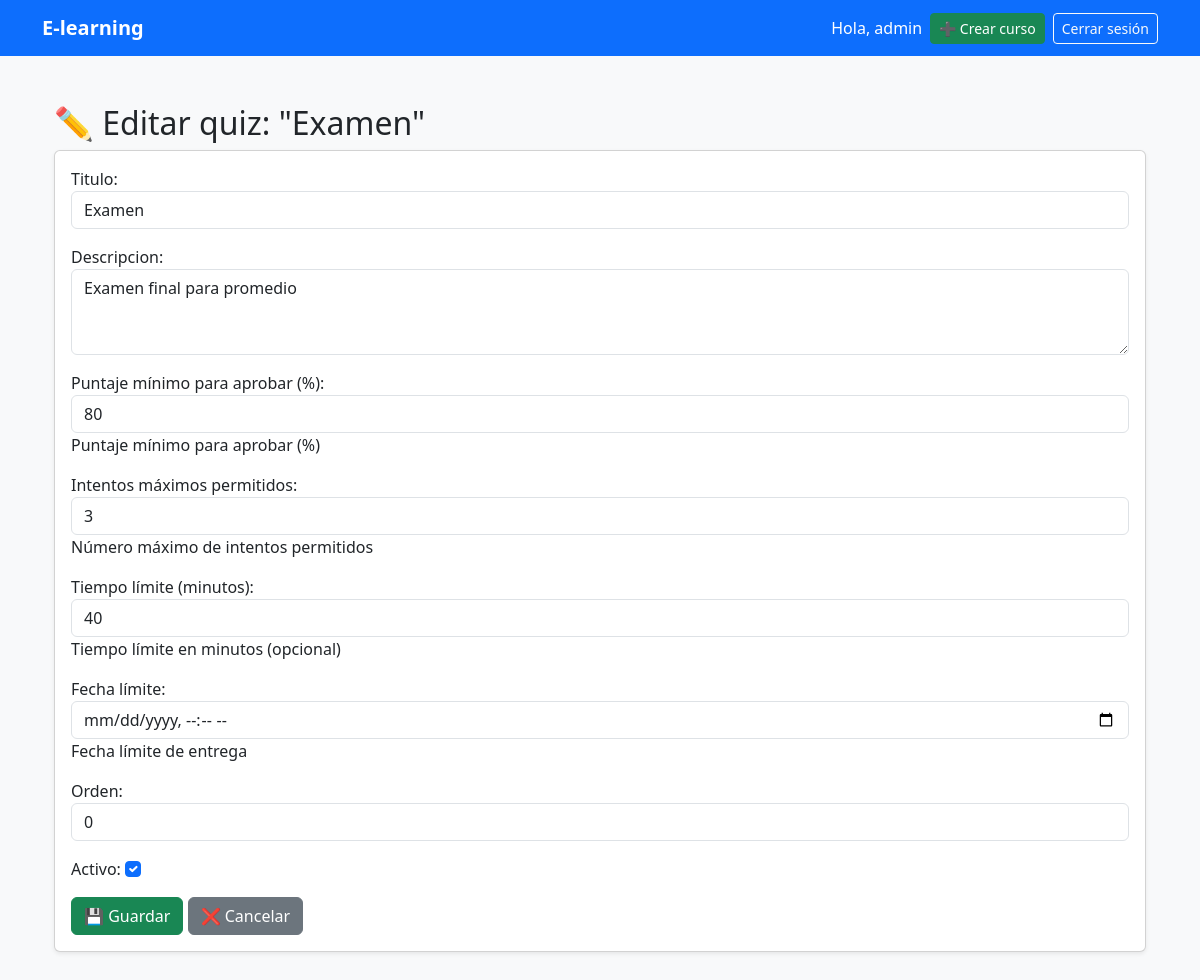
/quiz/3/editar/ (signed in), run on the app's committed database.
### accounts/models.py (models this page shows, shortened)
class User(AbstractUser):
    ROLES = (
        ('student', 'Estudiante'),
        ('teacher', 'Instructor'),
        ('admin', 'Administrador'),
    )
    role = models.CharField(max_length=20, choices=ROLES, default='student')

### courses/models.py (models this page shows, shortened)
class Quiz(models.Model):
    curso = models.ForeignKey(Curso, on_delete=models.CASCADE, related_name='quizzes')
    titulo = models.CharField(max_length=200)
    descripcion = models.TextField(blank=True)
    puntaje_minimo = models.PositiveIntegerField(default=70, help_text="Puntaje mínimo para aprobar (%)")
    intentos_maximos = models.PositiveIntegerField(default=3, help_text="Número máximo de intentos permitidos")
    tiempo_limite = models.PositiveIntegerField(null=True, blank=True, help_text="Tiempo límite en minutos (opcional)")
    deadline = models.DateTimeField(null=True, blank=True, help_text="Fecha límite de entrega")
    orden = models.PositiveIntegerField(default=0)
    fecha_creacion = models.DateTimeField(auto_now_add=True)
    activo = models.BooleanField(default=True)
    class Meta:
        verbose_name = 'Quiz'
        verbose_name_plural = 'Quizzes'
        ordering = ['orden', 'fecha_creacion']

### courses/views_quiz.py (the view)
# urls.py: path('quiz/<int:quiz_id>/editar/', editar_quiz, name='editar_quiz'),
@login_required
def editar_quiz(request, quiz_id):
    quiz = get_object_or_404(Quiz, id=quiz_id)
    curso = quiz.curso
    if request.user.role not in ['teacher', 'admin']:
        messages.error(request, 'No tienes permiso para editar quizzes')
        return redirect('detalle_curso', course_id=curso.id)
    if request.method == "POST":
        form = QuizForm(request.POST, instance=quiz)
        if form.is_valid():
            form.save()
            messages.success(request, f'Quiz "{quiz.titulo}" actualizado')
            return redirect('detalle_quiz', quiz_id=quiz.id)
    else:
        form = QuizForm(instance=quiz)
    return render(request, 'courses/editar_quiz.html', {
        'form': form,
        'quiz': quiz,
        'curso': curso
    })

### courses/templates/courses/editar_quiz.html (shortened to what this page needs)
{% extends "base.html" %}
{% block content %}
<div class="container py-4">
    <h2>✏️ Editar quiz: "{{ quiz.titulo }}"</h2>
    <div class="card shadow-sm">
        <div class="card-body">
            <form method="POST">
                {{ form.as_p }}
                <button class="btn btn-success" type="submit">💾 Guardar</button>
                <a href="{% url 'detalle_quiz' quiz.id %}" class="btn btn-secondary">❌ Cancelar</a>
            </form>
        </div>
    </div>
</div>
{% endblock %}

### templates/base.html (shortened to what this page needs)
{% load static %}
<!DOCTYPE html>
<html lang="es">
<head>
  <link href="https://cdn.jsdelivr.net/npm/bootstrap@5.3.3/dist/css/bootstrap.min.css" rel="stylesheet">
</head>
<body class="bg-light">
  <nav class="navbar navbar-expand-lg navbar-dark bg-primary">
    <div class="container">
      <a class="navbar-brand fw-bold" href="/">E-learning</a>
      <div class="collapse navbar-collapse" id="menu">
        <ul class="navbar-nav ms-auto align-items-center">
          {% if request.user.is_authenticated %}
            <li class="nav-item me-2">
              <span class="navbar-text text-white">Hola, {{ request.user.username }}</span>
            </li>
            {% if request.user.role == 'teacher' or request.user.role == 'admin' %}
              <li class="nav-item me-2">
                <a href="{% url 'crear_curso' %}" class="btn btn-success btn-sm">➕ Crear curso</a>
              </li>
            {% endif %}
            <li class="nav-item">
              <a class="btn btn-outline-light btn-sm" href="{% url 'logout' %}">Cerrar sesión</a>
            </li>
          {% endif %}
        </ul>
      </div>
    </div>
  </nav>
  <main class="container py-4">
    {% block content %}
    {% endblock %}
  </main>
</body>
</html>

### data on the page
User: user.username "admin"
Quiz: titulo "Examen", descripcion "Examen final para promedio", puntaje_minimo "80", intentos_maximos "3", tiempo_limite "40", orden "0", activo "☑"
